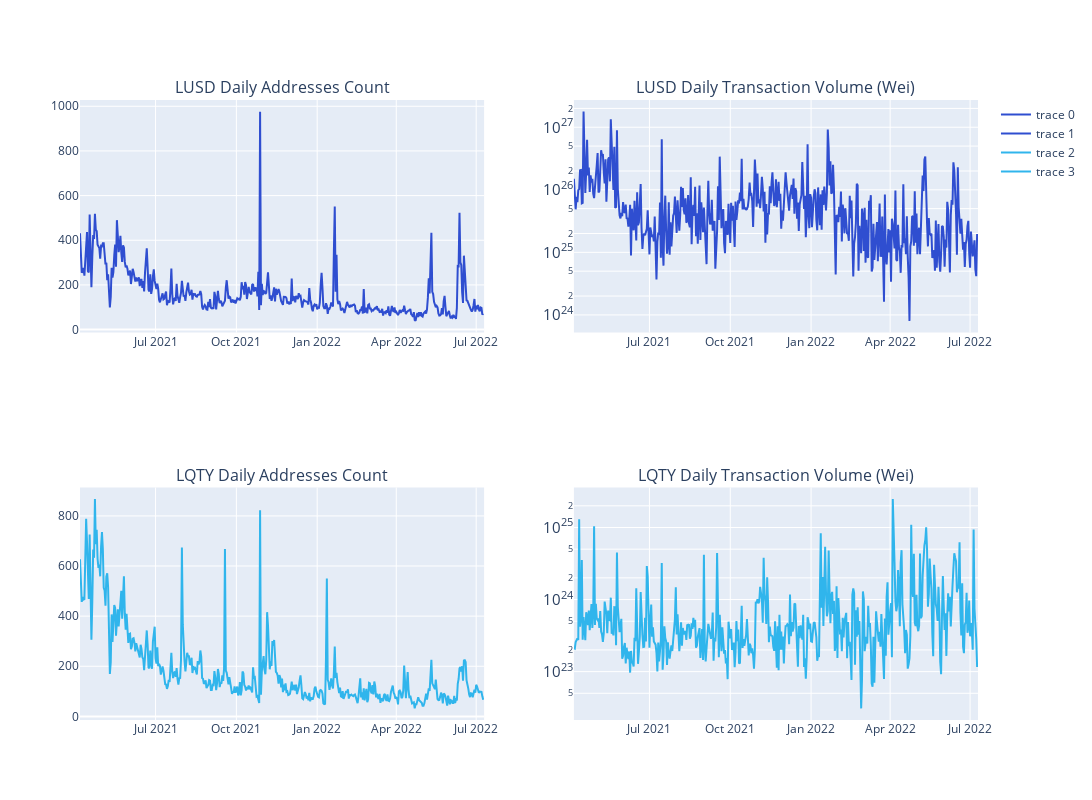

Notebook source saved alongside this figure:
### Markdown cell above
### Figure 1

### Code cell
fig = make_subplots(
    rows=2, 
    cols=2,
    subplot_titles=("LUSD Daily Addresses Count", "LUSD Daily Transaction Volume (Wei)", "LQTY Daily Addresses Count", "LQTY Daily Transaction Volume (Wei)")
)

fig.add_trace(
    go.Scatter(x=LUSD_network_fea['timestamp'], y=LUSD_network_fea['address_count'], marker_color=LUSD_color1),
    row=1, col=1
)

fig.add_trace(
    go.Scatter(x=LUSD_network_fea['timestamp'], y=LUSD_network_fea['value_sum'], marker_color=LUSD_color1),
    row=1, col=2
)

fig.add_trace(
    go.Scatter(x=LQTY_network_fea['timestamp'], y=LQTY_network_fea['address_count'], marker_color=LUSD_color2),
    row=2, col=1
)

fig.add_trace(
    go.Scatter(x=LQTY_network_fea['timestamp'], y=LQTY_network_fea['value_sum'], marker_color=LUSD_color2),
    row=2, col=2
)

fig.update_yaxes(type="log", row=1, col=2)
fig.update_yaxes(type="log", row=2, col=2)

fig.update_layout(height=800, width=1400)
fig.show()

fig.write_image("../Figure/images/fig1.png")

### Figure 1 — Plotly figure (JSON) as saved in the notebook; plotly's stock layout.template omitted (floating-point values rounded to 4 significant figures; data arrays with more than 128 entries replaced by an {"elided": "..."} marker saying what was removed)
{"data": [{"marker": {"color": "#2f4ed0"}, "type": "scatter", "x": {"elided": "461 str values"}, "xaxis": "x", "y": {"elided": "461 int values"}, "yaxis": "y"}, {"marker": {"color": "#2f4ed0"}, "type": "scatter", "x": {"elided": "461 str values"}, "xaxis": "x2", "y": {"elided": "461 float values"}, "yaxis": "y2"}, {"marker": {"color": "#30b5ec"}, "type": "scatter", "x": {"elided": "461 str values"}, "xaxis": "x3", "y": {"elided": "461 int values"}, "yaxis": "y3"}, {"marker": {"color": "#30b5ec"}, "type": "scatter", "x": {"elided": "461 str values"}, "xaxis": "x4", "y": {"elided": "461 float values"}, "yaxis": "y4"}], "layout": {"annotations": [{"font": {"size": 16}, "showarrow": false, "text": "LUSD Daily Addresses Count", "x": 0.225, "xanchor": "center", "xref": "paper", "y": 1, "yanchor": "bottom", "yref": "paper"}, {"font": {"size": 16}, "showarrow": false, "text": "LUSD Daily Transaction Volume (Wei)", "x": 0.775, "xanchor": "center", "xref": "paper", "y": 1, "yanchor": "bottom", "yref": "paper"}, {"font": {"size": 16}, "showarrow": false, "text": "LQTY Daily Addresses Count", "x": 0.225, "xanchor": "center", "xref": "paper", "y": 0.375, "yanchor": "bottom", "yref": "paper"}, {"font": {"size": 16}, "showarrow": false, "text": "LQTY Daily Transaction Volume (Wei)", "x": 0.775, "xanchor": "center", "xref": "paper", "y": 0.375, "yanchor": "bottom", "yref": "paper"}], "height": 800, "width": 1400, "xaxis": {"anchor": "y", "domain": [0, 0.45]}, "xaxis2": {"anchor": "y2", "domain": [0.55, 1]}, "xaxis3": {"anchor": "y3", "domain": [0, 0.45]}, "xaxis4": {"anchor": "y4", "domain": [0.55, 1]}, "yaxis": {"anchor": "x", "domain": [0.625, 1]}, "yaxis2": {"anchor": "x2", "domain": [0.625, 1], "type": "log"}, "yaxis3": {"anchor": "x3", "domain": [0, 0.375]}, "yaxis4": {"anchor": "x4", "domain": [0, 0.375], "type": "log"}}}
